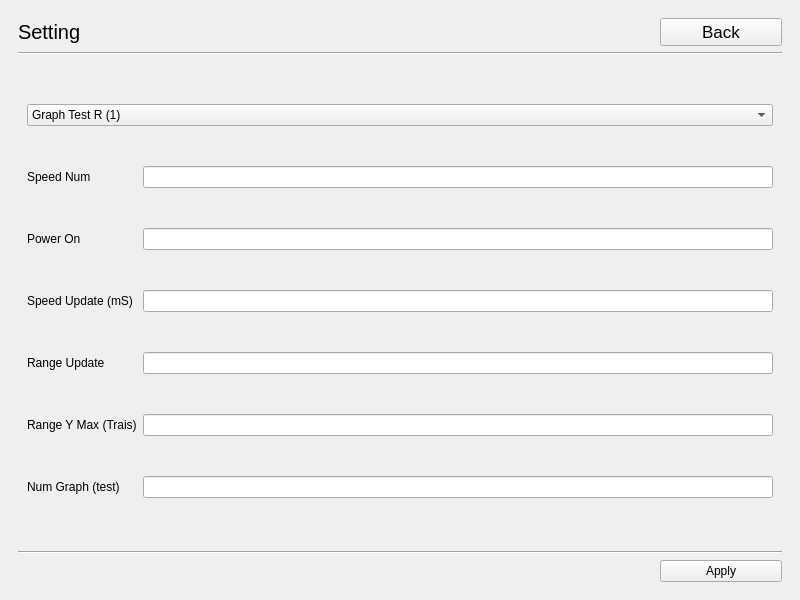
<?xml version="1.0" encoding="UTF-8"?>
<ui version="4.0">
 <class>SettingActiv</class>
 <widget class="QMainWindow" name="SettingActiv">
  <property name="geometry">
   <rect>
    <x>0</x>
    <y>0</y>
    <width>800</width>
    <height>600</height>
   </rect>
  </property>
  <property name="windowTitle">
   <string>Setting</string>
  </property>
  <widget class="QWidget" name="centralwidget">
   <layout class="QVBoxLayout" name="verticalLayout">
    <item>
     <widget class="QFrame" name="Fon">
      <property name="frameShape">
       <enum>QFrame::NoFrame</enum>
      </property>
      <property name="frameShadow">
       <enum>QFrame::Sunken</enum>
      </property>
      <layout class="QGridLayout" name="gridLayout">
       <item row="0" column="0">
        <widget class="QLabel" name="Title">
         <property name="font">
          <font>
           <pointsize>15</pointsize>
          </font>
         </property>
         <property name="text">
          <string>Setting</string>
         </property>
        </widget>
       </item>
       <item row="0" column="5">
        <widget class="QPushButton" name="Exit_B">
         <property name="font">
          <font>
           <pointsize>13</pointsize>
           <weight>50</weight>
           <italic>false</italic>
           <bold>false</bold>
           <kerning>true</kerning>
          </font>
         </property>
         <property name="text">
          <string>Back</string>
         </property>
        </widget>
       </item>
       <item row="4" column="5">
        <widget class="QPushButton" name="Apply">
         <property name="text">
          <string>Apply</string>
         </property>
        </widget>
       </item>
       <item row="3" column="0" colspan="6">
        <widget class="Line" name="line_2">
         <property name="orientation">
          <enum>Qt::Horizontal</enum>
         </property>
        </widget>
       </item>
       <item row="0" column="1" colspan="4">
        <spacer name="g_1">
         <property name="orientation">
          <enum>Qt::Horizontal</enum>
         </property>
         <property name="sizeHint" stdset="0">
          <size>
           <width>40</width>
           <height>20</height>
          </size>
         </property>
        </spacer>
       </item>
       <item row="1" column="0" colspan="6">
        <widget class="Line" name="line">
         <property name="orientation">
          <enum>Qt::Horizontal</enum>
         </property>
        </widget>
       </item>
       <item row="2" column="0" colspan="6">
        <widget class="QWidget" name="widget" native="true">
         <layout class="QGridLayout" name="gridLayout_2">
          <item row="3" column="1">
           <widget class="QLineEdit" name="F3"/>
          </item>
          <item row="6" column="0">
           <widget class="QLabel" name="T6">
            <property name="text">
             <string>Num Graph (test)</string>
            </property>
           </widget>
          </item>
          <item row="2" column="0">
           <widget class="QLabel" name="T2">
            <property name="text">
             <string>Power On</string>
            </property>
           </widget>
          </item>
          <item row="4" column="1">
           <widget class="QLineEdit" name="F4"/>
          </item>
          <item row="6" column="1">
           <widget class="QLineEdit" name="F6"/>
          </item>
          <item row="3" column="0">
           <widget class="QLabel" name="T3">
            <property name="text">
             <string>Speed Update (mS)</string>
            </property>
           </widget>
          </item>
          <item row="1" column="0">
           <widget class="QLabel" name="T1">
            <property name="text">
             <string>Speed Num</string>
            </property>
           </widget>
          </item>
          <item row="1" column="1">
           <widget class="QLineEdit" name="F1"/>
          </item>
          <item row="5" column="1">
           <widget class="QLineEdit" name="F5"/>
          </item>
          <item row="4" column="0">
           <widget class="QLabel" name="T4">
            <property name="text">
             <string>Range Update</string>
            </property>
           </widget>
          </item>
          <item row="2" column="1">
           <widget class="QLineEdit" name="F2"/>
          </item>
          <item row="5" column="0">
           <widget class="QLabel" name="T5">
            <property name="text">
             <string>Range Y Max (Trais)</string>
            </property>
           </widget>
          </item>
          <item row="0" column="0" colspan="2">
           <widget class="QComboBox" name="comboBox">
            <item>
             <property name="text">
              <string>Graph Test R (1)</string>
             </property>
            </item>
            <item>
             <property name="text">
              <string>Graph Test One (23)</string>
             </property>
            </item>
            <item>
             <property name="text">
              <string>Graph Test Three (23)</string>
             </property>
            </item>
           </widget>
          </item>
         </layout>
        </widget>
       </item>
      </layout>
     </widget>
    </item>
   </layout>
  </widget>
 </widget>
 <resources/>
 <connections>
  <connection>
   <sender>Exit_B</sender>
   <signal>clicked()</signal>
   <receiver>SettingActiv</receiver>
   <slot>close()</slot>
   <hints>
    <hint type="sourcelabel">
     <x>731</x>
     <y>37</y>
    </hint>
    <hint type="destinationlabel">
     <x>808</x>
     <y>85</y>
    </hint>
   </hints>
  </connection>
 </connections>
</ui>
